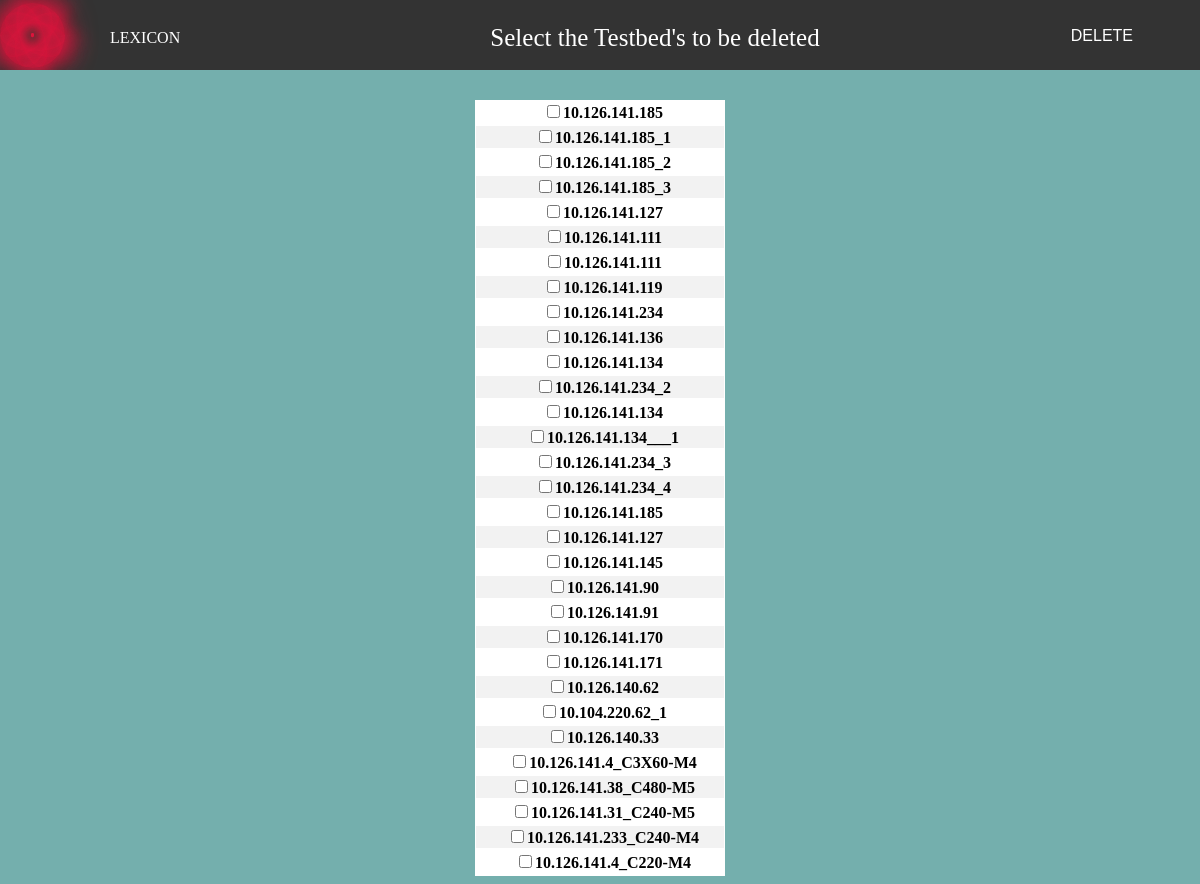
Screenshot of /Activity/testbedmodify/ (signed in) with the database file from the repository.
### Activity/models.py (models this page shows, shortened)
class StandaloneTestBedSetup(models.Model):
    engineer = models.CharField(max_length=10)
    release = models.CharField(max_length=50)
    password = models.CharField(max_length=20)
    cimc_ip = models.CharField(max_length=50)
    server_type = models.CharField(max_length=50)
    cimc_bios_version = models.CharField(max_length=90)
    firmware_upgrade_prs = models.CharField(max_length=250)
    adapter_name = models.CharField(max_length=999)
    adapter_slot = models.CharField(max_length=70)
    adapter_fw = models.CharField(max_length=50)
    target_type = models.CharField(max_length=99)
    bios_bootcode = models.CharField(max_length=50)
    effort = models.CharField(max_length=10)

class UcsmTestBedSetup(models.Model):
    engineer = models.CharField(max_length=10)
    release = models.CharField(max_length=50)
    fi_ip = models.CharField(max_length=50)
    fi_firmware = models.CharField(max_length=50)
    server_type = models.CharField(max_length=50)
    server_number = models.CharField(max_length=10)
    cimc_version = models.CharField(max_length=50)
    cimc_bios_version = models.CharField(max_length=50)
    discovery_methods = models.CharField(max_length=250)
    adapter_name = models.CharField(max_length=20)
    adapter_slot = models.CharField(max_length=10)
    adapter_fw = models.CharField(max_length=50)
    target_type = models.CharField(max_length=10)
    bios_bootcode = models.CharField(max_length=50)
    effort = models.CharField(max_length=10, default='N')

### Activity/views.py (the view)
# urls.py: url(r'testbedmodify/', login_required(views.tb_modify), name='tb_modify'),
@cache_control(no_cache=True, must_revalidate=True, no_store=True)
def tb_modify(request):
    uname_tb = request.session['uname']
    user_existence = Login.objects.filter(user__startswith=str(uname_tb))
    nname = ''
    for nn in user_existence:
        nname = nn.nickname
    standalone_testbed = StandaloneTestBedSetup.objects.filter(engineer__startswith=str(nname))
    ucsm_testbed = UcsmTestBedSetup.objects.filter(engineer__startswith=str(nname))
    context1 = {
        'standalone_testbed': standalone_testbed,
        'ucsm_testbed': ucsm_testbed,
    }
    return render(request, 'tb_modify.html', context1)

### Activity/templates/tb_modify.html (shortened to what this page needs)
<!DOCTYPE html>
<html lang="en">
<head>
</head>
<link rel="stylesheet" href="/static/div.css">
<link rel="stylesheet" href="/static/logo.css">
<body>
<header>
<div id = "header" >
    <p class = "heading">LEXICON</p>
    <p class="page-heading">Select the Testbed's to be deleted</p>
    <div class="view">
        <div class="plane main">
        <div class="circle"></div>
        <div class="circle"></div>
        <div class="circle"></div>
        <div class="circle"></div>
        <div class="circle"></div>
        <div class="circle"></div>
        </div>
    </div>
    <button type="submit" class="save" onclick="go()">DELETE</button>
</div>
</header>
<form id="myForm" method="POST" action="/Activity/delete/"> {% csrf_token %}
    <table class="tab pure-table-bordered tab_header" contenteditable="true">
        {% for entries in standalone_testbed %}
            <tr class="testbed" contenteditable="false">
                <th colspan="2">
                    <input type="checkbox" class="del" name="checks" value="{{ entries.cimc_ip }}">{{ entries.cimc_ip }}</th>
            </tr>
        {% endfor %}
        {% for entries in ucsm_testbed %}
            <tr class="testbed" contenteditable="false">
                <th colspan="2">
                    <input type="checkbox" class="del" name="checks" value="{{ entries.fi_ip }}_{{ entries.server_type }}">{{ entries.fi_ip }}_{{ entries.server_type }}</th>
            </tr>
        {% endfor %}
    </table>
</form>
</body>
</html>

### Activity/static/div.css (style rules this page uses)
body { background: #00699C; }
#fitab,th { margin-top: 10px ; border-top-style: none; border-bottom-style: none; }
.save { align-items: flex-start; background-color: #333; border: none; color: white; padding: 15px 32px; text-align: center; text-decoration: none; display: inline-block; float :right; font-size: 14px; cursor: pointer; }
.del { margin-left : 10px; font-size: 28px; font-weight: bold; }

### Activity/static/logo.css (style rules this page uses)
.view { position: absolute; top: 0; left: 0; right: 1500px; bottom: 0; -webkit-perspective: 400; perspective: 400; }
.plane { width: 65px; height: 65px; -webkit-transform-style: preserve-3d; transform-style: preserve-3d; }
.plane.main { position: absolute; top: 0; left: 0; right: 0; bottom: 0; margin: auto; -webkit-animation: rotate 20s infinite linear; animation: rotate 20s infinite linear; }
.plane.main .circle { width: 65px; height: 65px; position: absolute; -webkit-transform-style: preserve-3d; transform-style: preserve-3d; border-radius: 100%; box-sizing: border-box; box-shadow: 0 0 30px crimson, inset 0 0 30px crimson; }
.plane.main .circle::before, .plane.main .circle::after { content: ""; display: block; position: absolute; top: 0; left: 0; right: 0; bottom: 0; margin: auto; width: 5%; height: 5%; border-radius: 100%; background: crimson; box-sizing: border-box; box-shadow: 0 0 60px 2px crimson; }
.plane.main .circle::before { -webkit-transform: translateZ(-0px); transform: translateZ(-0px); }
.plane.main .circle::after { -webkit-transform: translateZ(0px); transform: translateZ(0px); }
.plane.main .circle:nth-child(1) { -webkit-transform: rotateZ(72deg) rotateX(63.435deg); transform: rotateZ(72deg) rotateX(63.435deg); }
.plane.main .circle:nth-child(2) { -webkit-transform: rotateZ(144deg) rotateX(63.435deg); transform: rotateZ(144deg) rotateX(63.435deg); }
.plane.main .circle:nth-child(3) { -webkit-transform: rotateZ(216deg) rotateX(63.435deg); transform: rotateZ(216deg) rotateX(63.435deg); }
.plane.main .circle:nth-child(4) { -webkit-transform: rotateZ(288deg) rotateX(63.435deg); transform: rotateZ(288deg) rotateX(63.435deg); }
.plane.main .circle:nth-child(5) { -webkit-transform: rotateZ(360deg) rotateX(63.435deg); transform: rotateZ(360deg) rotateX(63.435deg); }

### Activity/templates/tb_modify.html (style rules this page uses)
table { margin-left: auto; margin-right: auto; }
body { background-color: #74AFAD; rgb(66, 72, 244); }
.testbed { background-color: white; border-collapse: collapse; text-align: center; }
.page-heading { font-size: 25px; text-align: center; color: white; margin-left: 110px; margin-top: -39px; font-family: Copperplate, "Copperplate Gothic Light", fantasy; }
header { overflow: hidden; height: 70px; font-size :auto; background-color: #333; position: fixed; top: 0; left:0; width: 100%; }
.heading { color : white; margin-left: 110px; margin-top: 29px; }
.tab { border-collapse: collapse; border: 1px solid white; table-layout: fixed; width: 250px; margin-top: 100px; }
.tab_header { background: #6599ff; color: black; font-weight: lighter; text-align: left; box-shadow: inset 0px 1px 2px #568ebd; }
tr { border-bottom: 3px solid white; }
tr:nth-child(even) { background-color: #f2f2f2 }
.save { float: right; background-color: #333; border: none; color: white; padding: 15px 32px; text-align: center; font-size: 16px; margin-top: -65px; margin-right: 35px; cursor: pointer; }

### rows the page displays
StandaloneTestBedSetup: cimc_ip "10.126.141.185"
StandaloneTestBedSetup: cimc_ip "10.126.141.185_1"
StandaloneTestBedSetup: cimc_ip "10.126.141.185_2"
StandaloneTestBedSetup: cimc_ip "10.126.141.185_3"
StandaloneTestBedSetup: cimc_ip "10.126.141.127"
StandaloneTestBedSetup: cimc_ip "10.126.141.111"
StandaloneTestBedSetup: cimc_ip "10.126.141.111"
StandaloneTestBedSetup: cimc_ip "10.126.141.119"
StandaloneTestBedSetup: cimc_ip "10.126.141.234"
StandaloneTestBedSetup: cimc_ip "10.126.141.136"
StandaloneTestBedSetup: cimc_ip "10.126.141.134"
StandaloneTestBedSetup: cimc_ip "10.126.141.234_2"
StandaloneTestBedSetup: cimc_ip "10.126.141.134"
StandaloneTestBedSetup: cimc_ip "10.126.141.134___1"
StandaloneTestBedSetup: cimc_ip "10.126.141.234_3"
StandaloneTestBedSetup: cimc_ip "10.126.141.234_4"
StandaloneTestBedSetup: cimc_ip "10.126.141.185"
StandaloneTestBedSetup: cimc_ip "10.126.141.127"
StandaloneTestBedSetup: cimc_ip "10.126.141.145"
StandaloneTestBedSetup: cimc_ip "10.126.141.90"
StandaloneTestBedSetup: cimc_ip "10.126.141.91"
StandaloneTestBedSetup: cimc_ip "10.126.141.170"
StandaloneTestBedSetup: cimc_ip "10.126.141.171"
StandaloneTestBedSetup: cimc_ip "10.126.140.62"
StandaloneTestBedSetup: cimc_ip "10.104.220.62_1"
StandaloneTestBedSetup: cimc_ip "10.126.140.33"
UcsmTestBedSetup: fi_ip "10.126.141.4", server_type "C3X60-M4"
UcsmTestBedSetup: fi_ip "10.126.141.38", server_type "C480-M5"
UcsmTestBedSetup: fi_ip "10.126.141.31", server_type "C240-M5"
UcsmTestBedSetup: fi_ip "10.126.141.233", server_type "C240-M4"
UcsmTestBedSetup: fi_ip "10.126.141.4", server_type "C220-M4"
